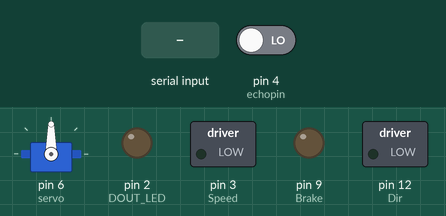
Simulated run of this sketch. Board: Arduino Uno, built with avr-gcc and run on an emulated ATmega328P. On the bench: servo, switched loads named in the sketch (green lamp = pin HIGH), output pins drawn as LEDs (lit = HIGH). The test bench sets the inputs (shaded band); at power-on: pin 4 (echopin) LOW. Pins used as bus, display or sensor lines are not drawn.

Above: at 1.2 s.
1.3 s: "1" received over the second serial link
At 2.7 s:
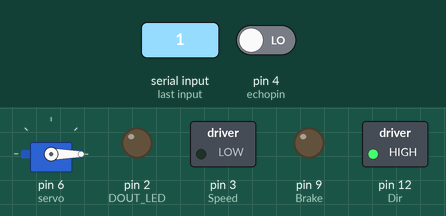
Timing chart, 0 to 4.3 s (numbered marks = the images above; inputs shaded):
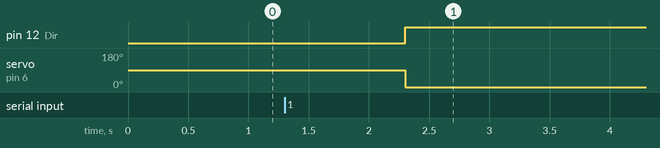

The sketch:

Car.ino
```cpp
// Car code
// Need : SoftwareSerial & Servo libraries
#include <SoftwareSerial.h>
#include <Servo.h>

// distance sensor constant
int echopin = 4;
int trigpin = 5;
long distanceCm;
int duration;

// motors constant
int Speed =  3;
int Dir = 12;
int Brake = 9;
Servo servo;

// automatic lights constant
int DOUT_LED = 2;
int Y_save ;

SoftwareSerial BT(10,11); //RX,TX

void setup()
{
  pinMode (trigpin, OUTPUT);
  pinMode (echopin, INPUT );
  pinMode(Dir, OUTPUT);
  pinMode(Brake,OUTPUT);
  pinMode(DOUT_LED, OUTPUT);

  servo.attach(6);

  Serial.begin(9600);
  BT.begin(9600);

}

void loop()
{
  if(BT.available()>0)
  {
    // reading of received data from the joystick
    int photoLed = analogRead(0);
    int X_plane = BT.read();
    int Y_plane = BT.read();

    // measurement from the distance sensor
    digitalWrite(trigpin,LOW);
    delayMicroseconds(2);
    digitalWrite(trigpin,HIGH);
    delayMicroseconds(10);
    duration = pulseIn (echopin,HIGH);
    distanceCm = duration/58;

    if(distanceCm <= 40)
    {
      BT.write(distanceCm);  // enoie des données
    }

    // automatic lights
    if(photoLed <= 35)
    {
      digitalWrite(DOUT_LED, HIGH);
    }

    // https://www.arduino.cc/en/Tutorial/Knob
    // motors control

    if (X_plane < 120)    // marche avant
    {
      digitalWrite(Brake, LOW);
      digitalWrite(Dir, HIGH);
      int X_map = map(X_plane, 0, 120, 255, 0);
      analogWrite(Speed, X_map);
    }
    if (X_plane > 130)    // marche arrier
    {
      digitalWrite(Brake, LOW);
      digitalWrite(Dir, LOW);
      int X_map = map(X_plane, 130, 255, 0, 255);
      analogWrite(Speed, X_map);
    }

    // servomotor control
    if(Y_plane != -1)
    {
      Y_save = Y_plane;
      servo.write(Y_plane);
    }
    else
    {
      servo.write(Y_save);
      analogWrite(Speed, 0);
      digitalWrite(DOUT_LED,LOW);
    }

  }
  delay(20);
}
```

Measured:
- after the input at 1.3 s, pin 12 (Dir): LOW → HIGH after 1.0 s; servo on pin 6 (servo): 90° → 0° after 1.0 s
